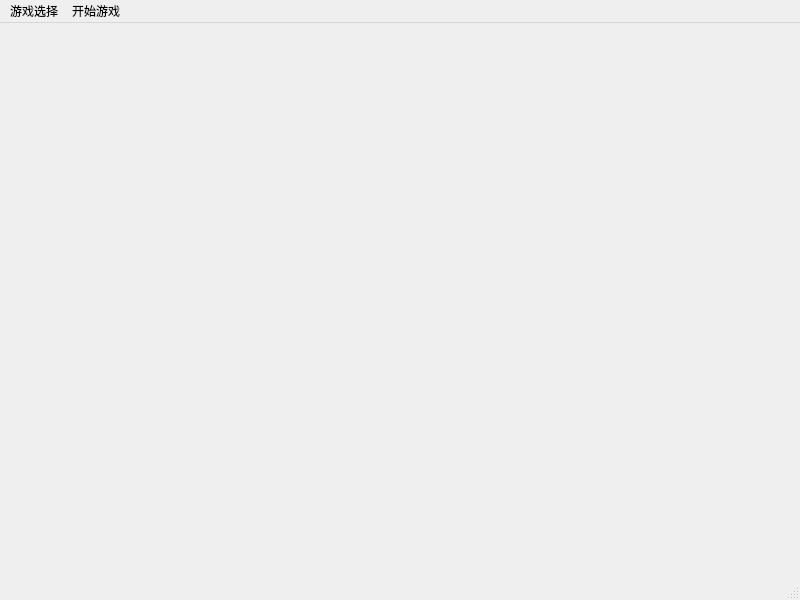
<?xml version="1.0" encoding="UTF-8"?>
<ui version="4.0">
 <class>MainWindow</class>
 <widget class="QMainWindow" name="MainWindow">
  <property name="geometry">
   <rect>
    <x>0</x>
    <y>0</y>
    <width>800</width>
    <height>600</height>
   </rect>
  </property>
  <property name="windowTitle">
   <string>MainWindow</string>
  </property>
  <widget class="QWidget" name="centralwidget"/>
  <widget class="QMenuBar" name="menubar">
   <property name="geometry">
    <rect>
     <x>0</x>
     <y>0</y>
     <width>800</width>
     <height>17</height>
    </rect>
   </property>
   <widget class="QMenu" name="menu">
    <property name="title">
     <string>游戏选择</string>
    </property>
    <addaction name="action"/>
    <addaction name="action_2"/>
    <addaction name="action_3"/>
   </widget>
   <widget class="QMenu" name="menu_2">
    <property name="title">
     <string>开始游戏</string>
    </property>
    <addaction name="action3"/>
   </widget>
   <addaction name="menu"/>
   <addaction name="menu_2"/>
  </widget>
  <widget class="QStatusBar" name="statusbar"/>
  <action name="action">
   <property name="text">
    <string>创建服务器连接</string>
   </property>
  </action>
  <action name="action_2">
   <property name="text">
    <string>连接至服务器</string>
   </property>
  </action>
  <action name="action3">
   <property name="text">
    <string>准备游戏</string>
   </property>
   <property name="toolTip">
    <string>准备游戏</string>
   </property>
  </action>
  <action name="action_3">
   <property name="text">
    <string>单机游戏</string>
   </property>
  </action>
 </widget>
 <resources/>
 <connections/>
</ui>
